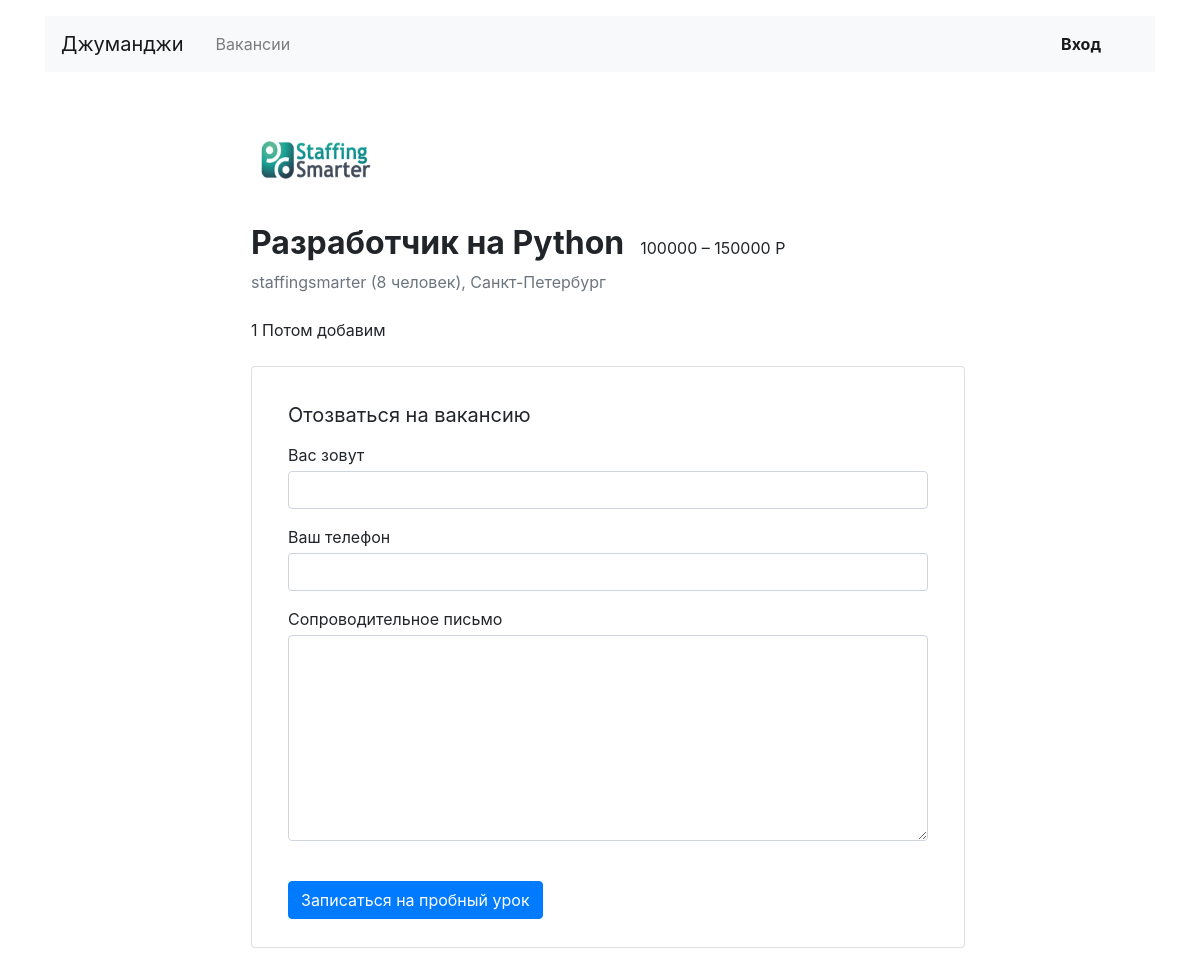
Screenshot of /vacancies/36/ with the database file from the repository.
### jumanji/models.py (models this page shows)
class Company(models.Model):
    title = models.CharField(max_length=64)
    location = models.CharField(max_length=64)
    logo = models.ImageField(upload_to=MEDIA_COMPANY_IMAGE_DIR)
    description = models.TextField(max_length=1200)
    employee_count = models.IntegerField()
    owner = models.OneToOneField(get_user_model(), related_name='company', on_delete=models.CASCADE)

class Vacancy(models.Model):
    title = models.CharField(max_length=64)
    specialty = models.ForeignKey(Specialty, on_delete=models.CASCADE, related_name='vacancies')
    company = models.ForeignKey(Company, on_delete=models.CASCADE, related_name='vacancies')
    salary_min = models.IntegerField()
    salary_max = models.IntegerField()
    published_at = models.DateField(auto_now_add=True)
    skills = models.CharField(max_length=600)
    description = models.CharField(max_length=5000)

### jumanji/views.py (the view)
# urls.py: path('vacancies/<int:vac_id>/', OneVacancy.as_view(), name='choice_vac'),
class OneVacancy(View):
    def get(self, request, vac_id):
        one_vac = Vacancy.objects.get(id=vac_id)
        compa_of_one_vac = Company.objects.get(id=one_vac.company_id)
        return render(request, 'jumanji/vacancy.html',
                      context={'one_vac': one_vac,
                               'compa_of_one_vac': compa_of_one_vac})

### jumanji/templates/jumanji/vacancy.html (shortened to what this page needs)
{% extends 'jumanji/base.html' %}
{% block container %}
  <main class="container mt-3 pb-5">
    <div class="row mt-5">
      <div class="col-12 col-lg-2">
      </div>
      <div class="col-12 col-lg-8">
        <section class="pl-3">
          <a href="{% url 'card_of_company' com_id=compa_of_one_vac.id %}"><img src="{{ compa_of_one_vac.logo.url }}" width="130" height="80" alt=""></a>
          <div class="d-flex align-items-baseline align-content-baseline">
            <h1 class="h2 mt-4 font-weight-bold" >{{ one_vac.title }}</h1>
            <p class="m-0 pl-3">{{ one_vac.salary_min }} – {{ one_vac.salary_max }} Р</p>
          </div>
          <p class="text-muted mb-4">{{ compa_of_one_vac.title }} ({{ compa_of_one_vac.employee_count }} человек),
              {{ compa_of_one_vac.location }}</p>
          <p class="mt-2">{{ one_vac.skills }} {{ one_vac.description }}</p>
          <form action="/vacancies/{{ one_vac.id }}/sent/" class="card mt-4 mb-3" method="post">{% csrf_token %}
            <div class="card-body mx-3">
              <p class="h5 mt-3 font-weight-normal">Отозваться на вакансию</p>
              <div class="form-group">
                <label class="mb-1 mt-2" for="userName">Вас зовут</label>
                <input class="form-control" name="name" type="text" placeholder="" id="userName">
              </div>
              <div class="form-group">
                <label class="mb-1" for="userPhone">Ваш телефон</label>
                <input class="form-control" name="telephone" type="tel" placeholder="" id="userPhone">
              </div>
              <div class="form-group">
                <label class="mb-1" for="userMsg" >Сопроводительное письмо</label>
                <textarea class="form-control" name="cover_letter" rows="8" id="userMsg"></textarea>
              </div>
              <input type="submit" class="btn btn-primary mt-4 mb-2" value="Записаться на пробный урок">
            </div>
          </form>
        </section>
      </div>
    </div>
  </main>
{% endblock %}

### rows the page displays
Company: logo (picture), title "staffingsmarter", employee_count "8", location "Санкт-Петербург"
Vacancy: title "Разработчик на Python", salary_min "100000", salary_max "150000", skills "1", description "Потом добавим"
